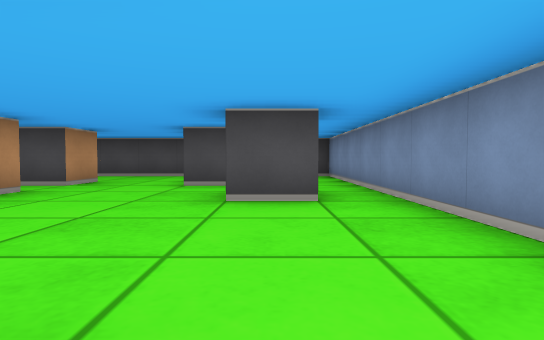
View 1 (above)

16 first-person views from a walk through a cub3D level. The camera is about half as high as the walls, tilts 2° down and sees 80° across. The floor is counted in squares. Each view is taken from the middle of a square. On the plan, view 1 faces up. The plan holds only what a view shows up to about 9 squares ahead; the rest is blank.

View 2
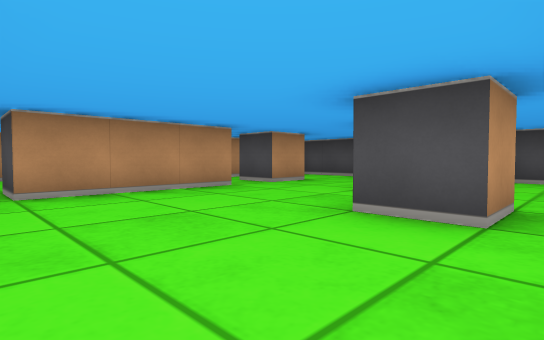

View 3
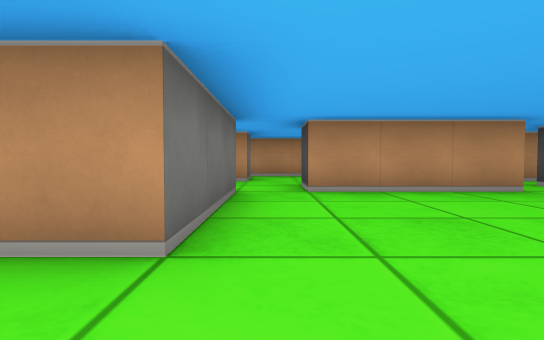

View 4
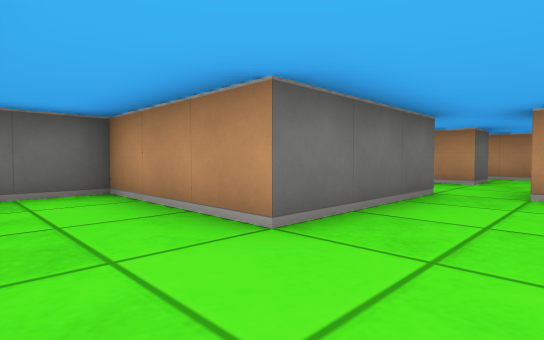

View 5
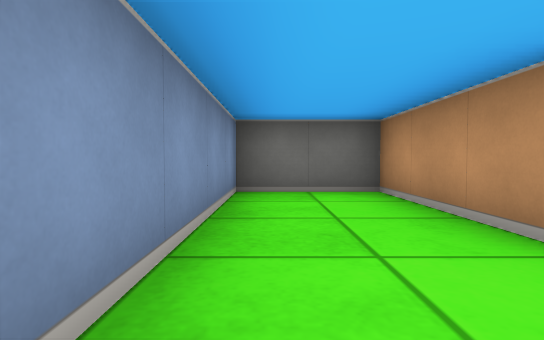

View 6
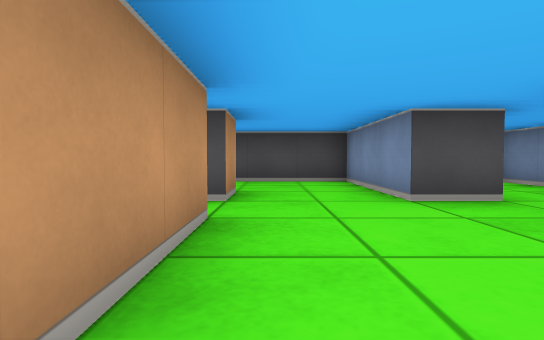

View 7
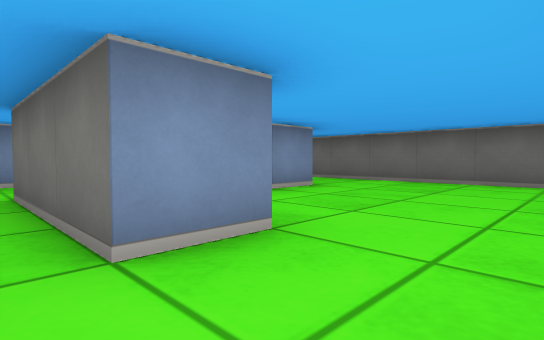

View 8
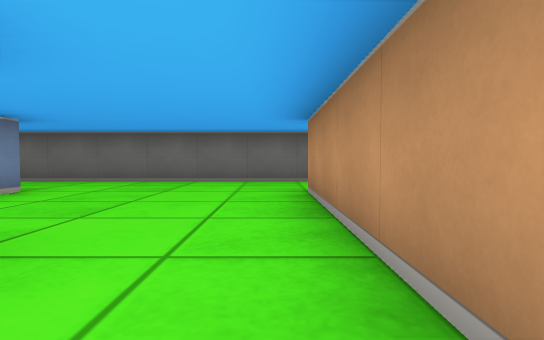

View 9
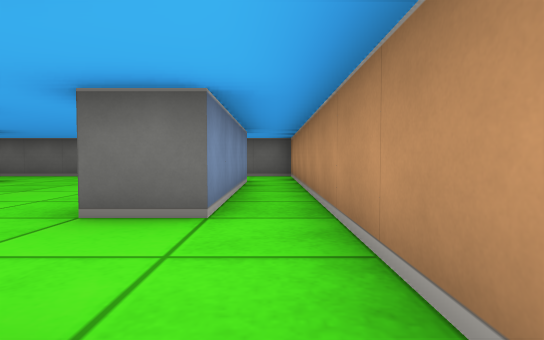

View 10
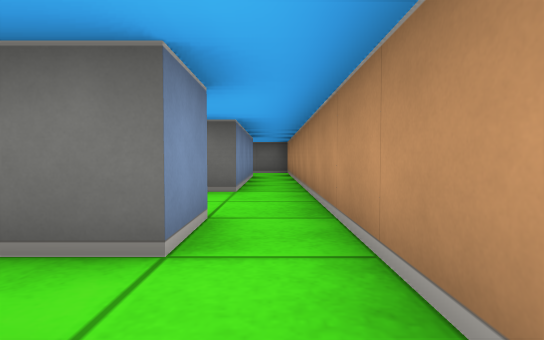

View 11
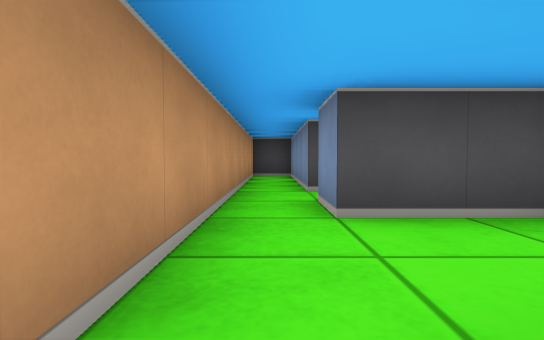

View 12
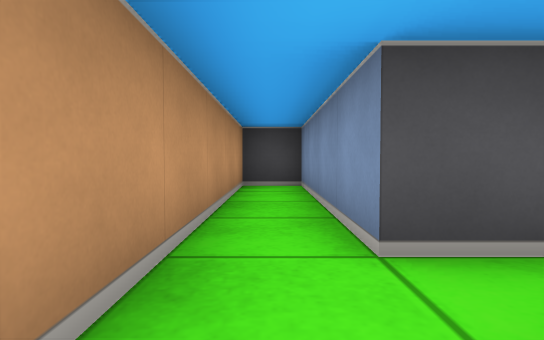

View 13
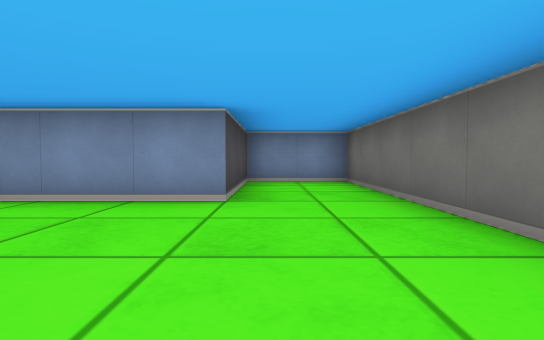

View 14
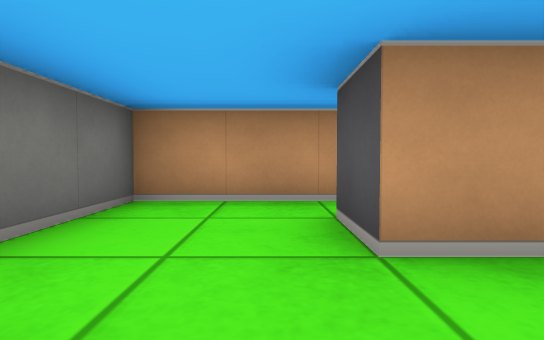

View 15
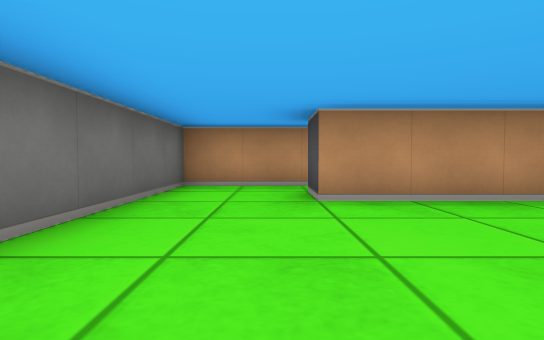

View 16
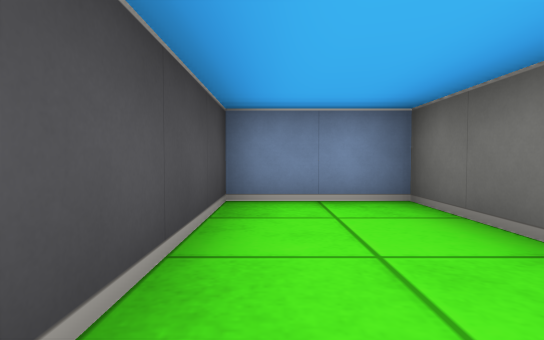

### Floor plan
Ten units are one square. View 1 is at (0, 0); x grows to the right and y downward. Boxes are objects, and circles mark ways between rooms. Rooms are numbered by the first view taken in them; rooms with no view inside come last. Other rooms are left out.
<svg viewBox="-80 -90 100 150">
<path fill="none" stroke="#000" d="M5 -45 5 -35 -5 -35M-4 -55 -15 -55M-35 -46 -35 -15 -45 -15M-49 -25 -65 -25M-35 5 -35 -5 -5 -5 -5 25 15 25 15 -85 -1 -85M-65 -5 -55 -5 -55 5M-65 -45 -65 -85 -75 -85 -75 -25M-65 -25 -65 -35M-65 35 -65 -5M-75 -25 -75 55 -65 55M-55 5 -55 35 -65 35M-65 55 15 55 15 35 -15 35 -15 10M-35 -65 -35 -55 -45 -55M-15 -55 -15 -85 -46 -85M-56 -45 -65 -45M-65 -35 -56 -35"/>
<circle cx="-60" cy="-15" r="3" fill="#2a7"/>
<circle cx="-45" cy="0" r="3" fill="#2a7"/>
<circle cx="-25" cy="-45" r="3" fill="#2a7"/>
<circle cx="-70" cy="-30" r="3" fill="#2a7"/>
<circle cx="-60" cy="-40" r="3" fill="#2a7"/>
<circle cx="-60" cy="45" r="3" fill="#2a7"/>
<text x="-10" y="-30">1</text>
<text x="-70" y="-60">2</text>
<text x="-70" y="10">3</text>
<text x="-30" y="30">4</text>
<text x="-40" y="-70">5</text>
</svg>
Room 1 opens to room 3. Room 1 opens to room 4. Room 1 opens to room 5. Room 2 opens to room 3. Room 2 opens to room 5. Room 3 opens to room 4.

Where each view was taken, in squares from view 1:
view 1: 0 up, 0 right, facing up
view 2: 1 up, 1 right, facing up-left
view 3: 1 up, 1 right, facing left
view 4: 2 up, 1 right, facing down-left
view 5: 2 up, 1 right, facing down
view 6: 2 up, 3 left, facing up
view 7: 1 up, 5 left, facing down-right
view 8: 1 up, 5 left, facing down
view 9: 3 up, 7 left, facing down
view 10: 5 up, 7 left, facing down
view 11: 0 up, 7 left, facing up
view 12: 3 up, 7 left, facing up
view 13: 4 down, 5 left, facing right
view 14: 4 down, 4 left, facing left
view 15: 4 down, 2 left, facing left
view 16: 4 down, 2 left, facing right
